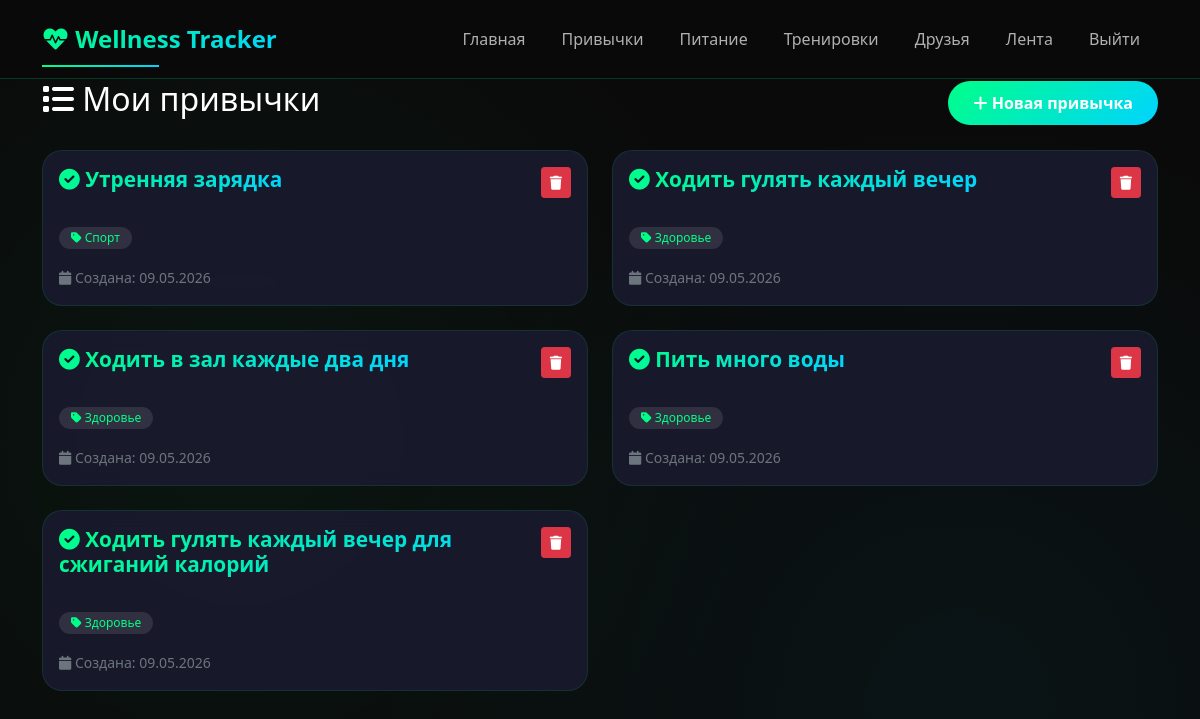
The page /habits (signed in) on the database as committed earlier.
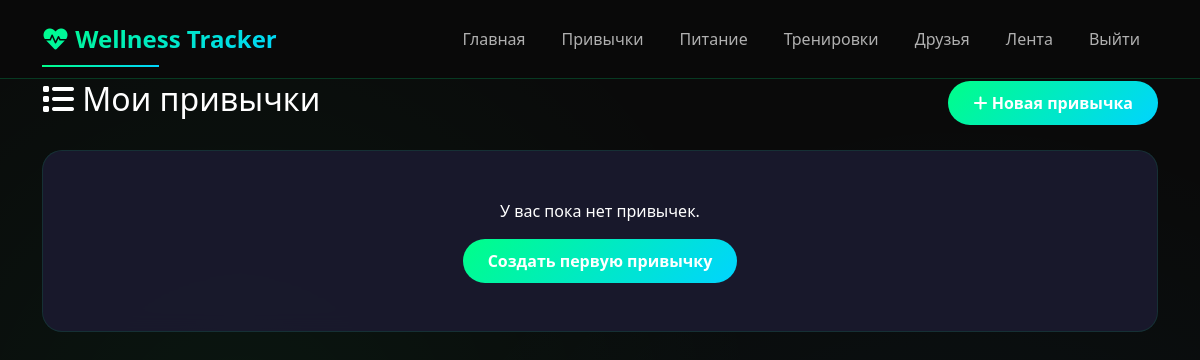
The same page on the database as committed later.
### app.py (models this page shows)
class Habit(db.Model):
    __tablename__ = 'habits'
    id = db.Column(db.Integer, primary_key=True)
    user_id = db.Column(db.Integer, db.ForeignKey('users.id'), nullable=False)
    name = db.Column(db.String(100), nullable=False)
    description = db.Column(db.Text)
    category = db.Column(db.String(50), default='Другое')
    created_at = db.Column(db.DateTime, default=datetime.now)

### app.py (the view)
@app.route('/habits')
def habits():
    user = get_user()
    all_habits = Habit.query.filter_by(user_id=user.id).all()
    return render_template('habits.html', habits=all_habits)

### app.py (called while the page is built)
def get_user():
    from flask import session
    user_id = session.get('user_id')
    if user_id:
        return User.query.get(user_id)
    return None

### templates/habits.html (shortened to what this page needs)
{% extends "base.html" %}
{% block content %}
<div class="d-flex justify-content-between align-items-center mb-4">
    <h2><i class="fas fa-list"></i> Мои привычки</h2>
    <a href="/add_habit" class="btn btn-primary">
        <i class="fas fa-plus"></i> Новая привычка
    </a>
</div>
{% if habits %}
    <div class="row">
        {% for habit in habits %}
            <div class="col-md-6 mb-4">
                <div class="card h-100">
                    <div class="card-body">
                        <div class="d-flex justify-content-between align-items-start mb-3">
                            <h5 class="card-title">
                                <i class="fas fa-check-circle"></i> {{ habit.name }}
                            </h5>
                            <button class="btn btn-sm btn-danger" onclick="deleteHabit({{ habit.id }})">
                                <i class="fas fa-trash"></i>
                            </button>
                        </div>
                        <div class="mt-3">
                            <span class="badge bg-secondary">
                                <i class="fas fa-tag"></i> {{ habit.category }}
                            </span>
                        </div>
                        <div class="mt-3">
                            <small class="text-muted">
                                <i class="fas fa-calendar"></i> Создана: {{ habit.created_at.strftime('%d.%m.%Y') }}
                            </small>
                        </div>
                    </div>
                </div>
            </div>
        {% endfor %}
    </div>
{% else %}
    <div class="card">
        <div class="card-body text-center py-5">
            <p>У вас пока нет привычек.</p>
            <a href="/add_habit" class="btn btn-primary">Создать первую привычку</a>
        </div>
    </div>
{% endif %}
{% endblock %}

### templates/base.html (shortened to what this page needs)
<!DOCTYPE html>
<html lang="ru">
<head>
    <link href="https://cdn.jsdelivr.net/npm/bootstrap@5.1.3/dist/css/bootstrap.min.css" rel="stylesheet">
    <link rel="stylesheet" href="https://cdnjs.cloudflare.com/ajax/libs/font-awesome/6.0.0/css/all.min.css">
    <link rel="stylesheet" href="{{ url_for('static', filename='style.css') }}">
</head>
<body>
    <nav class="navbar navbar-expand-lg navbar-dark fixed-top">
        <div class="container">
            <a class="navbar-brand" href="/">
                <i class="fas fa-heartbeat"></i> Wellness Tracker
            </a>
            <div class="collapse navbar-collapse" id="navbarNav">
                <ul class="navbar-nav ms-auto">
    {% if session.user_id %}
        <li class="nav-item"><a class="nav-link" href="/">Главная</a></li>
        <li class="nav-item"><a class="nav-link" href="/habits">Привычки</a></li>
        <li class="nav-item"><a class="nav-link" href="/nutrition">Питание</a></li>
        <li class="nav-item"><a class="nav-link" href="/workouts">Тренировки</a></li>
        <li class="nav-item"><a class="nav-link" href="/friends">Друзья</a></li>
        <li class="nav-item"><a class="nav-link" href="/feed">Лента</a></li>
        <li class="nav-item"><a class="nav-link" href="/logout">Выйти</a></li>
    {% else %}
        <li class="nav-item"><a class="nav-link" href="/login">Вход</a></li>
        <li class="nav-item"><a class="nav-link" href="/register">Регистрация</a></li>
    {% endif %}
</ul>
            </div>
        </div>
    </nav>
    <div class="main-content" style="margin-top: 80px;">
        <div class="container">
            {% block content %}{% endblock %}
        </div>
    </div>
</body>
</html>

### static/style.css (style rules this page uses)
:root { --bg-primary: #0a0a0a; --bg-secondary: #1a1a2e; --bg-card: rgba(26, 26, 46, 0.95); --neon-green: #00ff88; --neon-blue: #00d4ff; --neon-purple: #9d4edd; --neon-pink: #ff006e; --text-primary: #ffffff; --text-secondary: #b0b0b0; --gradient-1: linear-gradient(135deg, #00ff88 0%, #00d4ff 100%); --gradient-2: linear-gradient(135deg, #9d4edd 0%, #ff006e 100%); --gradient-3: linear-gradient(135deg, #ff006e 0%, #ff8c00 100%); }
* { margin: 0; padding: 0; box-sizing: border-box; }
body { background: var(--bg-primary); background-image: radial-gradient(circle at 20% 50%, rgba(0, 255, 136, 0.05) 0%, transparent 50%), radial-gradient(circle at 80% 80%, rgba(0, 212, 255, 0.05) 0%, transparent 50%); font-family: 'Segoe UI', 'Poppins', system-ui, -apple-system, sans-serif; color: var(--text-primary); min-height: 100vh; }
.navbar { background: rgba(10, 10, 10, 0.95) !important; backdrop-filter: blur(10px); border-bottom: 1px solid rgba(0, 255, 136, 0.2); padding: 1rem 0; }
.navbar-brand { font-size: 1.5rem; font-weight: bold; background: var(--gradient-1); -webkit-background-clip: text; background-clip: text; color: transparent !important; position: relative; }
.navbar-brand::after { content: ''; position: absolute; bottom: -5px; left: 0; width: 50%; height: 2px; background: var(--gradient-1); }
.nav-link { color: var(--text-secondary) !important; transition: all 0.3s ease; position: relative; margin: 0 10px; }
.nav-link::before { content: ''; position: absolute; bottom: -5px; left: 0; width: 0%; height: 2px; background: var(--gradient-1); transition: width 0.3s ease; }
.card { background: var(--bg-card); backdrop-filter: blur(10px); border: 1px solid rgba(0, 255, 136, 0.1); border-radius: 20px; transition: all 0.4s cubic-bezier(0.175, 0.885, 0.32, 1.275); overflow: hidden; position: relative; }
.card::before { content: ''; position: absolute; top: 0; left: -100%; width: 100%; height: 100%; background: linear-gradient(90deg, transparent, rgba(0, 255, 136, 0.1), transparent); transition: left 0.5s ease; }
.btn-primary { background: var(--gradient-1); border: none; border-radius: 50px; padding: 10px 25px; font-weight: 600; transition: all 0.3s ease; position: relative; overflow: hidden; }
.btn-primary::before { content: ''; position: absolute; top: 50%; left: 50%; width: 0; height: 0; border-radius: 50%; background: rgba(255, 255, 255, 0.3); transform: translate(-50%, -50%); transition: width 0.6s, height 0.6s; }

Rows that differ between the two databases and show on the page:
removed Habit: category "Спорт", created_at "09.05.2026"
removed Habit: category "Здоровье", created_at "09.05.2026"
removed Habit: category "Здоровье", created_at "09.05.2026"
removed Habit: category "Здоровье", created_at "09.05.2026"
removed Habit: category "Здоровье", created_at "09.05.2026"
Other text that changed with them:
text now shown: "У вас пока нет привычек. Создать первую привычку"
